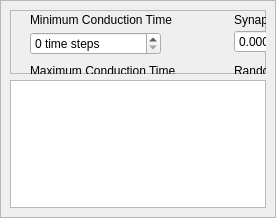
             <widget class="QWidget" name="synapsePage">
              <property name="sizePolicy">
               <sizepolicy hsizetype="Expanding" vsizetype="Expanding">
                <horstretch>0</horstretch>
                <verstretch>0</verstretch>
               </sizepolicy>
              </property>
              <attribute name="title">
               <string>Synapse Parameters</string>
              </attribute>
              <layout class="QHBoxLayout" name="horizontalLayout_8">
               <property name="spacing">
                <number>0</number>
               </property>
               <property name="leftMargin">
                <number>0</number>
               </property>
               <property name="topMargin">
                <number>0</number>
               </property>
               <property name="rightMargin">
                <number>0</number>
               </property>
               <property name="bottomMargin">
                <number>0</number>
               </property>
               <item>
                <widget class="QFrame" name="frame_9">
                 <property name="sizePolicy">
                  <sizepolicy hsizetype="Expanding" vsizetype="Preferred">
                   <horstretch>0</horstretch>
                   <verstretch>0</verstretch>
                  </sizepolicy>
                 </property>
                 <property name="frameShape">
                  <enum>QFrame::StyledPanel</enum>
                 </property>
                 <property name="frameShadow">
                  <enum>QFrame::Raised</enum>
                 </property>
                 <layout class="QVBoxLayout" name="verticalLayout_6" stretch="4,8">
                  <item>
                   <widget class="QFrame" name="frame">
                    <property name="frameShape">
                     <enum>QFrame::StyledPanel</enum>
                    </property>
                    <property name="frameShadow">
                     <enum>QFrame::Raised</enum>
                    </property>
                    <widget class="QLabel" name="synToLabel">
                     <property name="geometry">
                      <rect>
                       <x>354</x>
                       <y>107</y>
                       <width>128</width>
                       <height>17</height>
                      </rect>
                     </property>
                     <property name="text">
                      <string>Antero Population</string>
                     </property>
                    </widget>
                    <widget class="QDoubleSpinBox" name="synapseSynStren">
                     <property name="geometry">
                      <rect>
                       <x>224</x>
                       <y>20</y>
                       <width>138</width>
                       <height>23</height>
                      </rect>
                     </property>
                     <property name="decimals">
                      <number>7</number>
                     </property>
                    </widget>
                    <widget class="QLineEdit" name="synFrom">
                     <property name="geometry">
                      <rect>
                       <x>214</x>
                       <y>129</y>
                       <width>87</width>
                       <height>20</height>
                      </rect>
                     </property>
                     <property name="readOnly">
                      <bool>true</bool>
                     </property>
                    </widget>
                    <widget class="QLabel" name="label_9">
                     <property name="geometry">
                      <rect>
                       <x>224</x>
                       <y>53</y>
                       <width>158</width>
                       <height>16</height>
                      </rect>
                     </property>
                     <property name="text">
                      <string>Random Number Seed</string>
                     </property>
                    </widget>
                    <widget class="QSpinBox" name="synapseMaxCond">
                     <property name="geometry">
                      <rect>
                       <x>20</x>
                       <y>73</y>
                       <width>131</width>
                       <height>23</height>
                      </rect>
                     </property>
                     <property name="suffix">
                      <string> time steps</string>
                     </property>
                     <property name="maximum">
                      <number>1000</number>
                     </property>
                    </widget>
                    <widget class="QLabel" name="label_7">
                     <property name="geometry">
                      <rect>
                       <x>20</x>
                       <y>53</y>
                       <width>191</width>
                       <height>16</height>
                      </rect>
                     </property>
                     <property name="text">
                      <string>Maximum Conduction Time</string>
                     </property>
                    </widget>
                    <widget class="QSpinBox" name="synapseRndSeed">
                     <property name="geometry">
                      <rect>
                       <x>224</x>
                       <y>73</y>
                       <width>128</width>
                       <height>23</height>
                      </rect>
                     </property>
                     <property name="maximum">
                      <number>2147483647</number>
                     </property>
                    </widget>
                    <widget class="QLabel" name="label_6">
                     <property name="geometry">
                      <rect>
                       <x>20</x>
                       <y>2</y>
                       <width>191</width>
                       <height>16</height>
                      </rect>
                     </property>
                     <property name="text">
                      <string>Minimum Conduction Time</string>
                     </property>
                    </widget>
                    <widget class="QSpinBox" name="synapseMinCond">
                     <property name="geometry">
                      <rect>
                       <x>20</x>
                       <y>22</y>
                       <width>131</width>
                       <height>23</height>
                      </rect>
                     </property>
                     <property name="suffix">
                      <string> time steps</string>
                     </property>
                     <property name="prefix">
                      <string/>
                     </property>
                     <property name="maximum">
                      <number>1000</number>
                     </property>
                    </widget>
                    <widget class="QLabel" name="label_8">
                     <property name="geometry">
                      <rect>
                       <x>20</x>
                       <y>107</y>
                       <width>160</width>
                       <height>16</height>
                      </rect>
                     </property>
                     <property name="text">
                      <string>Number of terminals</string>
                     </property>
                    </widget>
                    <widget class="QLabel" name="synFromLabel">
                     <property name="geometry">
                      <rect>
                       <x>214</x>
                       <y>107</y>
                       <width>118</width>
                       <height>17</height>
                      </rect>
                     </property>
                     <property name="text">
                      <string>Retro Population</string>
                     </property>
                    </widget>
                    <widget class="QLineEdit" name="synTo">
                     <property name="geometry">
                      <rect>
                       <x>354</x>
                       <y>129</y>
                       <width>87</width>
                       <height>20</height>
                      </rect>
                     </property>
                     <property name="readOnly">
                      <bool>true</bool>
                     </property>
                    </widget>
                    <widget class="QSpinBox" name="synapseNumTerm">
                     <property name="geometry">
                      <rect>
                       <x>20</x>
                       <y>129</y>
                       <width>131</width>
                       <height>23</height>
                      </rect>
                     </property>
                     <property name="maximum">
                      <number>2000</number>
                     </property>
                    </widget>
                    <widget class="QLineEdit" name="synapseObjId">
                     <property name="enabled">
                      <bool>false</bool>
                     </property>
                     <property name="geometry">
                      <rect>
                       <x>380</x>
                       <y>22</y>
                       <width>110</width>
                       <height>25</height>
                      </rect>
                     </property>
                     <property name="frame">
                      <bool>true</bool>
                     </property>
                     <property name="readOnly">
                      <bool>true</bool>
                     </property>
                    </widget>
                    <widget class="QLabel" name="label_10">
                     <property name="geometry">
                      <rect>
                       <x>224</x>
                       <y>2</y>
                       <width>158</width>
                       <height>16</height>
                      </rect>
                     </property>
                     <property name="text">
                      <string>Synapse Strength</string>
                     </property>
                    </widget>
                    <widget class="QPushButton" name="synapseUndo">
                     <property name="enabled">
                      <bool>false</bool>
                     </property>
                     <property name="geometry">
                      <rect>
                       <x>508</x>
                       <y>21</y>
                       <width>120</width>
                       <height>30</height>
                      </rect>
                     </property>
                     <property name="text">
                      <string>Undo Changes</string>
                     </property>
                    </widget>
                    <widget class="QPushButton" name="synapseApply">
                     <property name="enabled">
                      <bool>false</bool>
                     </property>
                     <property name="geometry">
                      <rect>
                       <x>508</x>
                       <y>61</y>
                       <width>120</width>
                       <height>30</height>
                      </rect>
                     </property>
                     <property name="text">
                      <string>Apply Changes</string>
                     </property>
                    </widget>
                   </widget>
                  </item>
                  <item>
                   <widget class="QFrame" name="Synapses">
                    <property name="sizePolicy">
                     <sizepolicy hsizetype="Expanding" vsizetype="Preferred">
                      <horstretch>0</horstretch>
                      <verstretch>0</verstretch>
                     </sizepolicy>
                    </property>
                    <layout class="QHBoxLayout" name="horizontalLayout_12">
                     <property name="spacing">
                      <number>0</number>
                     </property>
                     <property name="leftMargin">
                      <number>0</number>
                     </property>
                     <property name="topMargin">
                      <number>0</number>
                     </property>
                     <property name="rightMargin">
                      <number>0</number>
                     </property>
                     <property name="bottomMargin">
                      <number>0</number>
                     </property>
                     <item>
                      <widget class="synView" name="synapseList">
                       <property name="enabled">
                        <bool>true</bool>
                       </property>
                       <property name="editTriggers">
                        <set>QAbstractItemView::NoEditTriggers</set>
                       </property>
                       <property name="showDropIndicator" stdset="0">
                        <bool>false</bool>
                       </property>
                       <property name="dragDropOverwriteMode">
                        <bool>false</bool>
                       </property>
                       <property name="alternatingRowColors">
                        <bool>true</bool>
                       </property>
                       <property name="selectionMode">
                        <enum>QAbstractItemView::SingleSelection</enum>
                       </property>
                       <property name="selectionBehavior">
                        <enum>QAbstractItemView::SelectRows</enum>
                       </property>
                       <property name="itemsExpandable">
                        <bool>false</bool>
                       </property>
                       <property name="allColumnsShowFocus">
                        <bool>false</bool>
                       </property>
                       <attribute name="headerStretchLastSection">
                        <bool>false</bool>
                       </attribute>
                      </widget>
                     </item>
                    </layout>
                   </widget>
                  </item>
                 </layout>
                </widget>
               </item>
              </layout>
             </widget>
